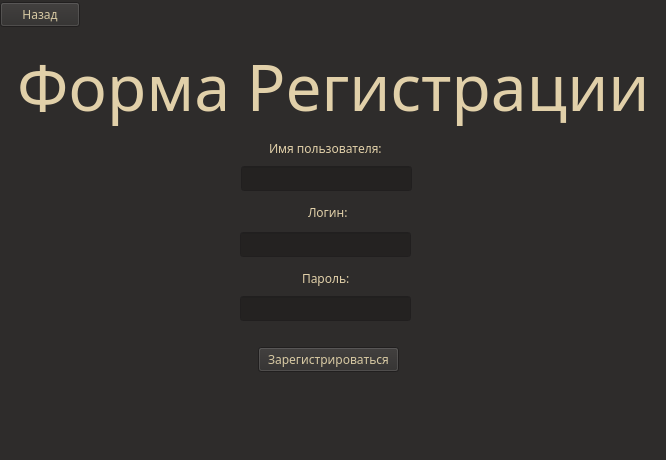
<?xml version="1.0" encoding="UTF-8"?>
<ui version="4.0">
 <class>Form</class>
 <widget class="QWidget" name="Form">
  <property name="geometry">
   <rect>
    <x>0</x>
    <y>0</y>
    <width>666</width>
    <height>460</height>
   </rect>
  </property>
  <property name="minimumSize">
   <size>
    <width>666</width>
    <height>460</height>
   </size>
  </property>
  <property name="maximumSize">
   <size>
    <width>666</width>
    <height>460</height>
   </size>
  </property>
  <property name="palette">
   <palette>
    <active>
     <colorrole role="WindowText">
      <brush brushstyle="SolidPattern">
       <color alpha="255">
        <red>225</red>
        <green>208</green>
        <blue>169</blue>
       </color>
      </brush>
     </colorrole>
     <colorrole role="Button">
      <brush brushstyle="SolidPattern">
       <color alpha="255">
        <red>46</red>
        <green>44</green>
        <blue>43</blue>
       </color>
      </brush>
     </colorrole>
     <colorrole role="Light">
      <brush brushstyle="SolidPattern">
       <color alpha="255">
        <red>69</red>
        <green>66</green>
        <blue>65</blue>
       </color>
      </brush>
     </colorrole>
     <colorrole role="Midlight">
      <brush brushstyle="SolidPattern">
       <color alpha="255">
        <red>57</red>
        <green>55</green>
        <blue>54</blue>
       </color>
      </brush>
     </colorrole>
     <colorrole role="Dark">
      <brush brushstyle="SolidPattern">
       <color alpha="255">
        <red>23</red>
        <green>22</green>
        <blue>22</blue>
       </color>
      </brush>
     </colorrole>
     <colorrole role="Mid">
      <brush brushstyle="SolidPattern">
       <color alpha="255">
        <red>31</red>
        <green>29</green>
        <blue>29</blue>
       </color>
      </brush>
     </colorrole>
     <colorrole role="Text">
      <brush brushstyle="SolidPattern">
       <color alpha="255">
        <red>215</red>
        <green>201</green>
        <blue>163</blue>
       </color>
      </brush>
     </colorrole>
     <colorrole role="BrightText">
      <brush brushstyle="SolidPattern">
       <color alpha="255">
        <red>215</red>
        <green>201</green>
        <blue>163</blue>
       </color>
      </brush>
     </colorrole>
     <colorrole role="ButtonText">
      <brush brushstyle="SolidPattern">
       <color alpha="255">
        <red>215</red>
        <green>201</green>
        <blue>163</blue>
       </color>
      </brush>
     </colorrole>
     <colorrole role="Base">
      <brush brushstyle="SolidPattern">
       <color alpha="255">
        <red>36</red>
        <green>34</green>
        <blue>33</blue>
       </color>
      </brush>
     </colorrole>
     <colorrole role="Window">
      <brush brushstyle="SolidPattern">
       <color alpha="255">
        <red>46</red>
        <green>44</green>
        <blue>43</blue>
       </color>
      </brush>
     </colorrole>
     <colorrole role="Shadow">
      <brush brushstyle="SolidPattern">
       <color alpha="255">
        <red>0</red>
        <green>0</green>
        <blue>0</blue>
       </color>
      </brush>
     </colorrole>
     <colorrole role="Highlight">
      <brush brushstyle="SolidPattern">
       <color alpha="255">
        <red>167</red>
        <green>164</green>
        <blue>0</blue>
       </color>
      </brush>
     </colorrole>
     <colorrole role="AlternateBase">
      <brush brushstyle="SolidPattern">
       <color alpha="255">
        <red>23</red>
        <green>22</green>
        <blue>21</blue>
       </color>
      </brush>
     </colorrole>
     <colorrole role="ToolTipBase">
      <brush brushstyle="SolidPattern">
       <color alpha="255">
        <red>255</red>
        <green>255</green>
        <blue>220</blue>
       </color>
      </brush>
     </colorrole>
     <colorrole role="ToolTipText">
      <brush brushstyle="SolidPattern">
       <color alpha="255">
        <red>0</red>
        <green>0</green>
        <blue>0</blue>
       </color>
      </brush>
     </colorrole>
     <colorrole role="PlaceholderText">
      <brush brushstyle="SolidPattern">
       <color alpha="127">
        <red>255</red>
        <green>255</green>
        <blue>255</blue>
       </color>
      </brush>
     </colorrole>
     <colorrole role="Accent">
      <brush brushstyle="SolidPattern">
       <color alpha="255">
        <red>0</red>
        <green>0</green>
        <blue>0</blue>
       </color>
      </brush>
     </colorrole>
    </active>
    <inactive>
     <colorrole role="WindowText">
      <brush brushstyle="SolidPattern">
       <color alpha="255">
        <red>225</red>
        <green>208</green>
        <blue>169</blue>
       </color>
      </brush>
     </colorrole>
     <colorrole role="Button">
      <brush brushstyle="SolidPattern">
       <color alpha="255">
        <red>46</red>
        <green>44</green>
        <blue>43</blue>
       </color>
      </brush>
     </colorrole>
     <colorrole role="Light">
      <brush brushstyle="SolidPattern">
       <color alpha="255">
        <red>69</red>
        <green>66</green>
        <blue>65</blue>
       </color>
      </brush>
     </colorrole>
     <colorrole role="Midlight">
      <brush brushstyle="SolidPattern">
       <color alpha="255">
        <red>57</red>
        <green>55</green>
        <blue>54</blue>
       </color>
      </brush>
     </colorrole>
     <colorrole role="Dark">
      <brush brushstyle="SolidPattern">
       <color alpha="255">
        <red>23</red>
        <green>22</green>
        <blue>22</blue>
       </color>
      </brush>
     </colorrole>
     <colorrole role="Mid">
      <brush brushstyle="SolidPattern">
       <color alpha="255">
        <red>31</red>
        <green>29</green>
        <blue>29</blue>
       </color>
      </brush>
     </colorrole>
     <colorrole role="Text">
      <brush brushstyle="SolidPattern">
       <color alpha="255">
        <red>215</red>
        <green>201</green>
        <blue>163</blue>
       </color>
      </brush>
     </colorrole>
     <colorrole role="BrightText">
      <brush brushstyle="SolidPattern">
       <color alpha="255">
        <red>215</red>
        <green>201</green>
        <blue>163</blue>
       </color>
      </brush>
     </colorrole>
     <colorrole role="ButtonText">
      <brush brushstyle="SolidPattern">
       <color alpha="255">
        <red>215</red>
        <green>201</green>
        <blue>163</blue>
       </color>
      </brush>
     </colorrole>
     <colorrole role="Base">
      <brush brushstyle="SolidPattern">
       <color alpha="255">
        <red>36</red>
        <green>34</green>
        <blue>33</blue>
       </color>
      </brush>
     </colorrole>
     <colorrole role="Window">
      <brush brushstyle="SolidPattern">
       <color alpha="255">
        <red>46</red>
        <green>44</green>
        <blue>43</blue>
       </color>
      </brush>
     </colorrole>
     <colorrole role="Shadow">
      <brush brushstyle="SolidPattern">
       <color alpha="255">
        <red>0</red>
        <green>0</green>
        <blue>0</blue>
       </color>
      </brush>
     </colorrole>
     <colorrole role="Highlight">
      <brush brushstyle="SolidPattern">
       <color alpha="255">
        <red>167</red>
        <green>164</green>
        <blue>0</blue>
       </color>
      </brush>
     </colorrole>
     <colorrole role="AlternateBase">
      <brush brushstyle="SolidPattern">
       <color alpha="255">
        <red>23</red>
        <green>22</green>
        <blue>21</blue>
       </color>
      </brush>
     </colorrole>
     <colorrole role="ToolTipBase">
      <brush brushstyle="SolidPattern">
       <color alpha="255">
        <red>255</red>
        <green>255</green>
        <blue>220</blue>
       </color>
      </brush>
     </colorrole>
     <colorrole role="ToolTipText">
      <brush brushstyle="SolidPattern">
       <color alpha="255">
        <red>0</red>
        <green>0</green>
        <blue>0</blue>
       </color>
      </brush>
     </colorrole>
     <colorrole role="PlaceholderText">
      <brush brushstyle="SolidPattern">
       <color alpha="127">
        <red>255</red>
        <green>255</green>
        <blue>255</blue>
       </color>
      </brush>
     </colorrole>
     <colorrole role="Accent">
      <brush brushstyle="SolidPattern">
       <color alpha="255">
        <red>0</red>
        <green>0</green>
        <blue>0</blue>
       </color>
      </brush>
     </colorrole>
    </inactive>
    <disabled>
     <colorrole role="WindowText">
      <brush brushstyle="SolidPattern">
       <color alpha="255">
        <red>23</red>
        <green>22</green>
        <blue>22</blue>
       </color>
      </brush>
     </colorrole>
     <colorrole role="Button">
      <brush brushstyle="SolidPattern">
       <color alpha="255">
        <red>46</red>
        <green>44</green>
        <blue>43</blue>
       </color>
      </brush>
     </colorrole>
     <colorrole role="Light">
      <brush brushstyle="SolidPattern">
       <color alpha="255">
        <red>69</red>
        <green>66</green>
        <blue>65</blue>
       </color>
      </brush>
     </colorrole>
     <colorrole role="Midlight">
      <brush brushstyle="SolidPattern">
       <color alpha="255">
        <red>57</red>
        <green>55</green>
        <blue>54</blue>
       </color>
      </brush>
     </colorrole>
     <colorrole role="Dark">
      <brush brushstyle="SolidPattern">
       <color alpha="255">
        <red>23</red>
        <green>22</green>
        <blue>22</blue>
       </color>
      </brush>
     </colorrole>
     <colorrole role="Mid">
      <brush brushstyle="SolidPattern">
       <color alpha="255">
        <red>31</red>
        <green>29</green>
        <blue>29</blue>
       </color>
      </brush>
     </colorrole>
     <colorrole role="Text">
      <brush brushstyle="SolidPattern">
       <color alpha="255">
        <red>23</red>
        <green>22</green>
        <blue>22</blue>
       </color>
      </brush>
     </colorrole>
     <colorrole role="BrightText">
      <brush brushstyle="SolidPattern">
       <color alpha="255">
        <red>215</red>
        <green>201</green>
        <blue>163</blue>
       </color>
      </brush>
     </colorrole>
     <colorrole role="ButtonText">
      <brush brushstyle="SolidPattern">
       <color alpha="255">
        <red>23</red>
        <green>22</green>
        <blue>22</blue>
       </color>
      </brush>
     </colorrole>
     <colorrole role="Base">
      <brush brushstyle="SolidPattern">
       <color alpha="255">
        <red>46</red>
        <green>44</green>
        <blue>43</blue>
       </color>
      </brush>
     </colorrole>
     <colorrole role="Window">
      <brush brushstyle="SolidPattern">
       <color alpha="255">
        <red>46</red>
        <green>44</green>
        <blue>43</blue>
       </color>
      </brush>
     </colorrole>
     <colorrole role="Shadow">
      <brush brushstyle="SolidPattern">
       <color alpha="255">
        <red>0</red>
        <green>0</green>
        <blue>0</blue>
       </color>
      </brush>
     </colorrole>
     <colorrole role="AlternateBase">
      <brush brushstyle="SolidPattern">
       <color alpha="255">
        <red>46</red>
        <green>44</green>
        <blue>43</blue>
       </color>
      </brush>
     </colorrole>
     <colorrole role="ToolTipBase">
      <brush brushstyle="SolidPattern">
       <color alpha="255">
        <red>255</red>
        <green>255</green>
        <blue>220</blue>
       </color>
      </brush>
     </colorrole>
     <colorrole role="ToolTipText">
      <brush brushstyle="SolidPattern">
       <color alpha="255">
        <red>0</red>
        <green>0</green>
        <blue>0</blue>
       </color>
      </brush>
     </colorrole>
     <colorrole role="PlaceholderText">
      <brush brushstyle="SolidPattern">
       <color alpha="127">
        <red>23</red>
        <green>22</green>
        <blue>22</blue>
       </color>
      </brush>
     </colorrole>
     <colorrole role="Accent">
      <brush brushstyle="SolidPattern">
       <color alpha="255">
        <red>32</red>
        <green>31</green>
        <blue>30</blue>
       </color>
      </brush>
     </colorrole>
    </disabled>
   </palette>
  </property>
  <property name="font">
   <font>
    <family>Rubik</family>
   </font>
  </property>
  <property name="windowTitle">
   <string>Registration</string>
  </property>
  <widget class="QPushButton" name="button">
   <property name="geometry">
    <rect>
     <x>0</x>
     <y>2</y>
     <width>80</width>
     <height>25</height>
    </rect>
   </property>
   <property name="text">
    <string>Назад</string>
   </property>
  </widget>
  <widget class="QLineEdit" name="ent_login">
   <property name="geometry">
    <rect>
     <x>240</x>
     <y>232</y>
     <width>171</width>
     <height>25</height>
    </rect>
   </property>
  </widget>
  <widget class="QLineEdit" name="ent_passwd">
   <property name="geometry">
    <rect>
     <x>240</x>
     <y>296</y>
     <width>171</width>
     <height>25</height>
    </rect>
   </property>
   <property name="echoMode">
    <enum>QLineEdit::EchoMode::Password</enum>
   </property>
  </widget>
  <widget class="QPushButton" name="button_reg">
   <property name="geometry">
    <rect>
     <x>258</x>
     <y>347</y>
     <width>141</width>
     <height>25</height>
    </rect>
   </property>
   <property name="text">
    <string>Зарегистрироваться</string>
   </property>
  </widget>
  <widget class="QLabel" name="label">
   <property name="geometry">
    <rect>
     <x>17</x>
     <y>40</y>
     <width>631</width>
     <height>91</height>
    </rect>
   </property>
   <property name="font">
    <font>
     <family>Rubik</family>
     <pointsize>48</pointsize>
    </font>
   </property>
   <property name="text">
    <string>Форма Регистрации</string>
   </property>
  </widget>
  <widget class="QLabel" name="label_2">
   <property name="geometry">
    <rect>
     <x>308</x>
     <y>204</y>
     <width>54</width>
     <height>17</height>
    </rect>
   </property>
   <property name="text">
    <string>Логин:</string>
   </property>
  </widget>
  <widget class="QLabel" name="label_3">
   <property name="geometry">
    <rect>
     <x>302</x>
     <y>270</y>
     <width>61</width>
     <height>17</height>
    </rect>
   </property>
   <property name="text">
    <string>Пароль:</string>
   </property>
  </widget>
  <widget class="QLineEdit" name="ent_username">
   <property name="geometry">
    <rect>
     <x>241</x>
     <y>166</y>
     <width>171</width>
     <height>25</height>
    </rect>
   </property>
  </widget>
  <widget class="QLabel" name="label_4">
   <property name="geometry">
    <rect>
     <x>269</x>
     <y>140</y>
     <width>121</width>
     <height>17</height>
    </rect>
   </property>
   <property name="text">
    <string>Имя пользователя:</string>
   </property>
  </widget>
 </widget>
 <resources/>
 <connections/>
</ui>
